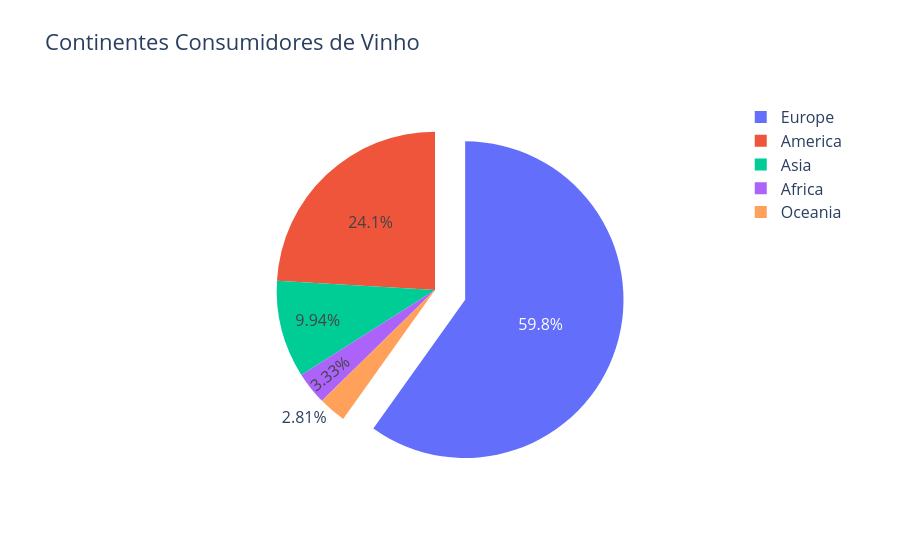

Notebook code cell kept with this figure:
### Code cell
fig = go.Figure(data=[go.Pie(labels=amostracontinentes_dados_consumo_mundo["Continent"], values=amostracontinentes_dados_consumo_mundo["Quantity"], pull=[0.2, 0, 0, 0])])
fig.update_layout(
    title="Continentes Consumidores de Vinho", font=dict(size=16))

fig.show()

### Figure 1 — Plotly figure (JSON) as saved in the notebook; plotly's stock layout.template omitted (floating-point values rounded to 4 significant figures)
{"data": [{"labels": ["Europe", "America", "Asia", "Africa", "Oceania"], "pull": [0.2, 0, 0, 0], "type": "pie", "values": [707147, 284417, 117394, 39395, 33232]}], "layout": {"font": {"size": 16}, "title": {"text": "Continentes Consumidores de Vinho"}}}
